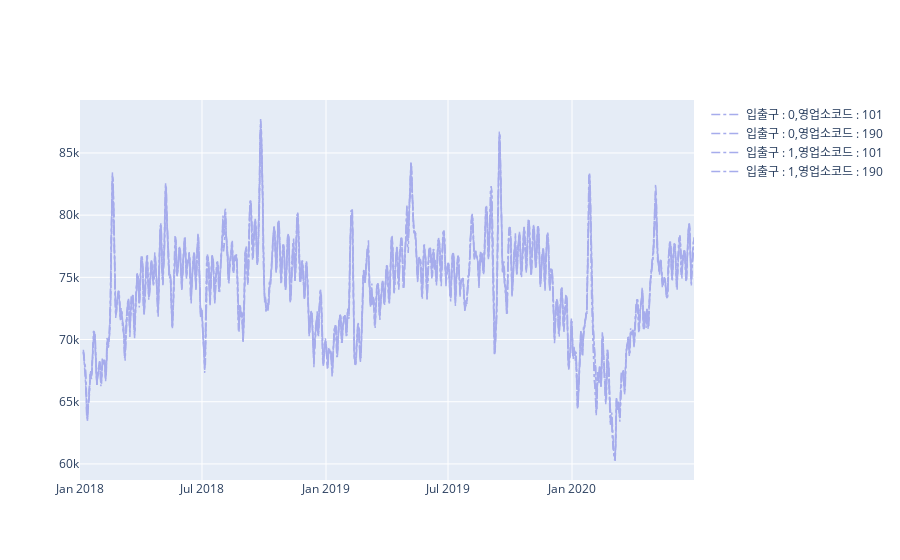

The cell this chart's notebook holds for it:
### Code cell
colors = ['#835AF1', '#7FA6EE', '#B8F7D4']
colors = ['#A56CC1', '#A6ACEC', '#63F5EF']

fig = make_subplots(rows=1, cols=1, specs=[[{}]])
for i in agg.입출구.unique().tolist():
    tmp = agg[agg.입출구 == i]
    for j in agg.영업소코드.unique().tolist():
        tmp1 = tmp[tmp.영업소코드 == j]
        fig.add_trace(
            go.Scatter(
                x=tmp1["집계일자"], 
                y=tmp1["1종교통량"],
                name = "입출구 : {},영업소코드 : {}".format(i,j), 
                line = dict(color=colors[1], width=1.5, dash="dashdot"),
                mode = "lines"), row=1, col=1)

fig.show()

### Figure 1 — Plotly figure (JSON) as saved in the notebook; plotly's stock layout.template omitted (floating-point values rounded to 4 significant figures; data arrays with more than 128 entries replaced by an {"elided": "..."} marker saying what was removed)
{"data": [{"line": {"color": "#A6ACEC", "dash": "dashdot", "width": 1.5}, "mode": "lines", "name": "입출구 : 0,영업소코드 : 101", "type": "scatter", "x": {"elided": "912 str values"}, "xaxis": "x", "y": {"elided": "912 float values"}, "yaxis": "y"}, {"line": {"color": "#A6ACEC", "dash": "dashdot", "width": 1.5}, "mode": "lines", "name": "입출구 : 0,영업소코드 : 190", "type": "scatter", "x": {"elided": "907 str values"}, "xaxis": "x", "y": {"elided": "907 float values"}, "yaxis": "y"}, {"line": {"color": "#A6ACEC", "dash": "dashdot", "width": 1.5}, "mode": "lines", "name": "입출구 : 1,영업소코드 : 101", "type": "scatter", "x": {"elided": "912 str values"}, "xaxis": "x", "y": {"elided": "912 float values"}, "yaxis": "y"}, {"line": {"color": "#A6ACEC", "dash": "dashdot", "width": 1.5}, "mode": "lines", "name": "입출구 : 1,영업소코드 : 190", "type": "scatter", "x": {"elided": "907 str values"}, "xaxis": "x", "y": {"elided": "907 float values"}, "yaxis": "y"}], "layout": {"xaxis": {"anchor": "y", "domain": [0, 1]}, "yaxis": {"anchor": "x", "domain": [0, 1]}}}
